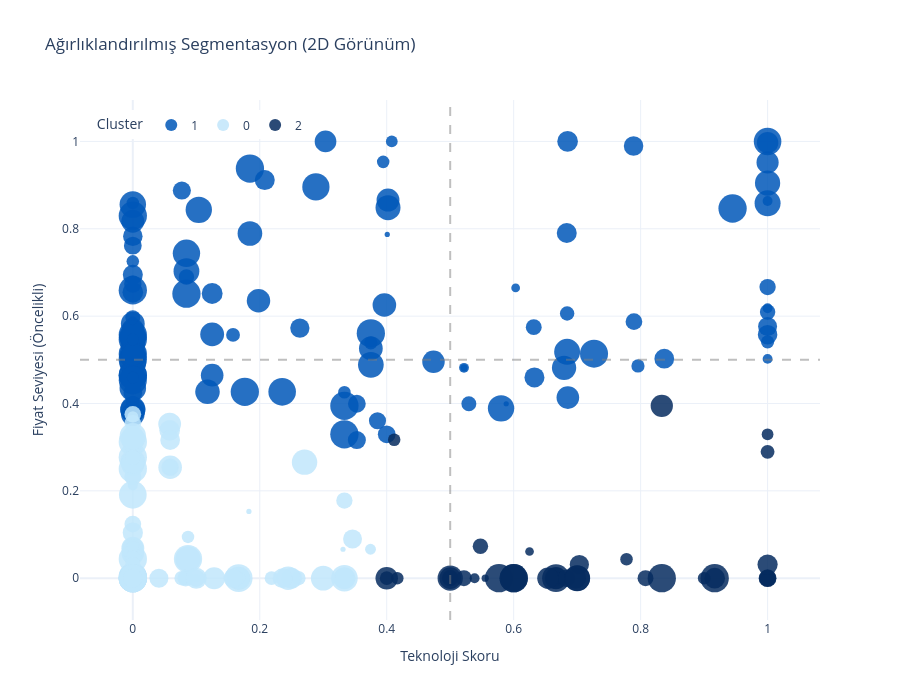

This figure's notebook cell:
### Code cell
fig_2d = px.scatter(
    df_beko_segmentasyon, 
    x='Relative_Feature_Score', 
    y='Scaled_Price',
    size='Scaled_Favorite', 
    color=df_beko_segmentasyon['Cluster_Weighted'].astype(str),
    hover_name='Product_Name',
    title='Ağırlıklandırılmış Segmentasyon (2D Görünüm)',
    labels={
        'Relative_Feature_Score': 'Teknoloji Skoru',
        'Scaled_Price': 'Fiyat Seviyesi (Öncelikli)'
    },
    color_discrete_sequence=BEKO_PALETTE,
    height=700,
    template='plotly_white'
)

# Kadran çizgilerini ekleyelim
fig_2d.add_hline(y=0.5, line_dash="dash", line_color="gray", opacity=0.5)
fig_2d.add_vline(x=0.5, line_dash="dash", line_color="gray", opacity=0.5)

fig_2d.update_traces(marker=dict(opacity=0.85, line=dict(width=0)))
fig_2d.update_layout(legend=dict(title='Cluster', orientation='h', y=0.98, x=0.02))

fig_2d.show()

### Figure 1 — Plotly figure (JSON) as saved in the notebook; plotly's stock layout.template omitted (floating-point values rounded to 4 significant figures; data arrays with more than 128 entries replaced by an {"elided": "..."} marker saying what was removed)
{"data": [{"hovertemplate": "<b>%{hovertext}</b><br><br>color=1<br>Teknoloji Skoru=%{x}<br>Fiyat Seviyesi (Öncelikli)=%{y}<br>Scaled_Favorite=%{marker.size}<extra></extra>", "hovertext": {"elided": "209 str values"}, "legendgroup": "1", "marker": {"color": "#0057B8", "line": {"width": 0}, "opacity": 0.85, "size": {"elided": "209 float values"}, "sizemode": "area", "sizeref": 0.0025, "symbol": "circle"}, "mode": "markers", "name": "1", "orientation": "v", "showlegend": true, "type": "scatter", "x": {"elided": "209 float values"}, "xaxis": "x", "y": {"elided": "209 float values"}, "yaxis": "y"}, {"hovertemplate": "<b>%{hovertext}</b><br><br>color=0<br>Teknoloji Skoru=%{x}<br>Fiyat Seviyesi (Öncelikli)=%{y}<br>Scaled_Favorite=%{marker.size}<extra></extra>", "hovertext": {"elided": "334 str values"}, "legendgroup": "0", "marker": {"color": "#C1E6FB", "line": {"width": 0}, "opacity": 0.85, "size": {"elided": "334 float values"}, "sizemode": "area", "sizeref": 0.0025, "symbol": "circle"}, "mode": "markers", "name": "0", "orientation": "v", "showlegend": true, "type": "scatter", "x": {"elided": "334 float values"}, "xaxis": "x", "y": {"elided": "334 float values"}, "yaxis": "y"}, {"hovertemplate": "<b>%{hovertext}</b><br><br>color=2<br>Teknoloji Skoru=%{x}<br>Fiyat Seviyesi (Öncelikli)=%{y}<br>Scaled_Favorite=%{marker.size}<extra></extra>", "hovertext": ["BSTOC 826 S Set Üstü Ocak", "BSOCD T 601 EG Set Üstü Ocak", "BSOMD D 611EB Set Üstü Ocak", "6650 GG Su Sebili", "6620 GG Su Sebili", "BOCD T 6011 ES Gazlı Cam Tablalı Ocak", "BOCD T 6011 EHB Gazlı Cam Tablalı Ocak", "BOCD T 6011 EB Gazlı Cam Tablalı Ocak", "BOCD T 6011 EHBD Gazlı Cam Tablalı Ocak", "BOCD K 6510 DWY MS Gazlı Cam Tablalı Ocak", "BOCD T 6010 ESR Gazlı Cam Tablalı Ocak", "BOMD D 6110 EID Gazlı Cam Tablalı Ocak", "BDE 6062 MS Duvar Tipi Davlumbaz", "BDE 6062 B1 Duvar Tipi Davlumbaz", "BDE 6062 S1 Duvar Tipi Davlumbaz", "BDE 6064 B1 Duvar Tipi Davlumbaz", "BDE 9062 S1 Duvar Tipi Davlumbaz", "P 41 TG Ankastre Sürgülü Aspiratör", "P 41 TB Ankastre Sürgülü Aspiratör", "BFC 432 B FitFry Fırın", "BFC 431 S Buhar Destekli Fırın", "BMC 2520 B Beyond Serisi Ankastre Mikrodalgalar", "BMC 2520-2 G Ankastre Mikrodalgalar", "31695 NAV Ayaklı Vantilatör", "31645 TVN Tavan Tipi Vantilatör", "31670 AV Ayaklı Vantilatör", "BK RHO 13M Yağlı Radyatör", "BKT 650 E BS 65 lt. Dijital Termosifon", "BKT 800 E BS 77 lt. Dijital Termosifon", "TKM 8961 S Yeni Keyf Türk Kahve Makinesi Türk Kahve Makinesi", "TKM 8961 A Yeni Keyf Türk Kahve Makinesi Türk Kahve Makinesi", "FK 8110 I Öğütücülü Filtre Kahve Makinesi", "CFM 7355 I Filtre Kahve Makinesi", "CaffeExperto® CE5300 CEP 6464 X Yarı Otomatik Espresso Makinesi", "TKM 8961 K Yeni Keyf Türk Kahve Makinesi Türk Kahve Makinesi", "BKK 2170 Türk Kahve Makinesi", "TKM 8961 Z Türk Kahve Makinesi", "CM 5964 W Floral Çay Makinesi", "SE 8034 Semaver", "SE 8036 I Semaver", "BYM 6111 I Buz Makinesi", "CSR 55 B Cam Temizleme Makineleri ve Robotları", "BVT 65 B Halı ve Koltuk Yıkama Makineleri", "Bissell ProHeat 2X Revolution CleanShot Halı ve Koltuk Yıkama Makineleri", "SM 5670 Frozen ve Slush Makinesi", "DM 5644 S CreamMix Dondurma Makinesi", "FR 8284 FitFry® Airfryer & Az Yağlı Fritöz", "FR 8374 Beko FitFry® SteamPro® Airfryer & Az Yağlı Fritöz", "FRA 8494 FitFry® 3in1 Airfryer & Az Yağlı Fritöz", "TM 5046 CB Floral Tost Makinesi", "TMW 5046 R Floral®2in1 & Waffle Makinesi Tost Makinesi", "TM 5046 CW Floral Tost Makinesi", "TMD 8546 C Tost Makinesi", "FRA 5364 S FitFry® XXL Airfryer & Az Yağlı Fritöz", "TM 5046 CR Floral Tost Makinesi", "TM 8046 I Selection® Tost Makinesi", "HS 7033 Botanika Papatya Yağ Terapisi Saç Düzleştirici", "HS 7032 Botanika Lavanta Yağ Terapisi Saç Düzleştirici", "HS 7031 Botanika Biberiye Yağ Terapisi Saç Düzleştirici", "HS 7080 Saç Düzleştirici", "HD 9980 IONICA RED Saç Kurutma Makinesi", "HB 7150 Saç Düzleştirici", "HS 5331 Saç Düzleştirici", "HS 8330 Saç Düzleştirici", "Grundig Elementa Ignis Saç Maşası", "Grundig Elementa Aqua Saç Düzleştirici", "Grundig Elementa Terra Saç Düzleştirici", "HS 7431 Saç Maşası", "HS 7430 Kablosuz Snapstyle Saç Düzleştirici", "HS 6231 Snapstyle Kablosuz Otomatik Sarmalı Saç Maşası", "HB 6450 Snapstyle Kablosuz Saç Düzleştirici", "HS 6481 Saç Düzleştirici", "HS 5630 Saç Düzleştirici", "GRUNDIG HS 6430 Saç Maşası", "HS 7030 Saç Düzleştirici", "HS 8560 Saç Düzleştirici", "HS 5332 Saç Düzleştirici", "HS 8331 Saç Düzleştirici", "HS 6131 Saç Düzleştirici", "HS 6220 Saç Düzleştirici", "Performist® TSZ 5083 Toz Torbasız Süpürge", "UltraForce® 3.0 TSZ 5282 T Toz Torbasız Süpürge", "Robo-X 2.2 VRR 52514 VB Robot Süpürge", "SlimClean® 3.0 VRT 95525 B Şarjlı Dikey Süpürge", "Robo-X RS 2221 Robot Süpürge", "Robo-X 3.1 VRR 82314 VB Robot Süpürge", "Robo-X 2.1 VRR 72314 VB Robot Süpürge", "ActiPress® Expert BEU 8030 D Buharlı Ütü", "ActiPress® Expert BEU 8030 M Buharlı Ütü", "ActiPress® Expert BEU 5024 M Buharlı Ütü", "RHB 5050 R Floral El Blender", "RHB 5050 Floral El Blender", "HBS 8170 CI Starlight® El Blender", "RHB 5050 B Floral El Blender", "RHB 8410 El Blender", "HBS 5410 El Blender", "RHB 5050 W Floral El Blender", "RHB 2410 El Blender", "YM 8242 I Yoğurt &Kefir Makinesi", "KL 8022 I Kettle", "WKM 5522 I Kettle", "BKK 2145 Katı Meyve Sıkacağı", "CM 5964 B Floral Çay Makinesi", "CM 5587 B Çay Makinesi"], "legendgroup": "2", "marker": {"color": "#062B5F", "line": {"width": 0}, "opacity": 0.85, "size": [0.3326, 0.0, 0.3652, 0.0945, 0.0, 0.3806, 0.6221, 0.5651, 0.0, 0.0, 0.0, 0.0, 0.0, 0.0, 0.0, 0.0, 0.0, 0.0, 0.0, 0.1961, 0.0, 0.0, 0.1727, 0.3155, 0.0, 0.9593, 0.0, 0.1961, 0.0, 1.0, 1.0, 0.1961, 0.2183, 0.3492, 0.5337, 0.0, 0.0, 0.06513, 0.0, 0.3806, 0.1221, 0.0, 0.1481, 0.0, 0.1481, 0.0, 0.8437, 0.0, 0.0, 0.2394, 0.0, 0.1221, 0.0, 0.5849, 0.2976, 0.6309, 0.0, 0.0, 0.0, 0.1221, 0.0, 0.0, 0.0, 0.0, 0.0, 0.0, 0.0, 0.0, 0.0, 0.0, 0.0, 0.0, 0.06513, 0.0, 0.06513, 0.0, 0.0, 0.0, 0.0, 0.0, 0.2976, 0.3155, 0.0, 0.0, 0.4636, 0.6221, 0.2394, 1.0, 0.3155, 0.5651, 1.0, 1.0, 0.7976, 0.8155, 0.1961, 0.03373, 0.3955, 0.8036, 0.5115, 0.0, 0.0, 0.0, 0.5444, 0.0], "sizemode": "area", "sizeref": 0.0025, "symbol": "circle"}, "mode": "markers", "name": "2", "orientation": "v", "showlegend": true, "type": "scatter", "x": [1.0, 1.0, 1.0, 0.625, 0.625, 0.6667, 0.6667, 0.6667, 1.0, 0.6667, 0.6667, 1.0, 0.4348, 0.5217, 0.5217, 0.6087, 0.6087, 0.5714, 0.8571, 0.4118, 0.4118, 0.8, 1.0, 1.0, 0.6667, 0.6667, 0.5882, 0.7778, 0.7778, 0.8333, 0.9167, 0.4167, 0.6667, 0.5, 0.9167, 0.4167, 1.0, 0.5552, 0.3986, 0.6833, 0.5, 0.5, 0.5, 1.0, 0.5, 0.5, 0.7, 0.4, 0.8, 0.4, 0.4, 0.5, 0.4, 0.5, 0.5, 0.4, 1.0, 1.0, 1.0, 0.5385, 0.6842, 0.5385, 1.0, 0.8462, 1.0, 1.0, 0.9231, 0.4615, 1.0, 0.6154, 0.7692, 0.7692, 1.0, 0.8462, 1.0, 1.0, 1.0, 1.0, 1.0, 0.9231, 0.5476, 0.5216, 0.5476, 0.8853, 0.7035, 0.8333, 1.0, 0.5769, 0.8077, 0.6538, 0.6001, 0.6001, 0.5, 0.7001, 0.9, 0.9999, 1.0, 0.6001, 1.0, 0.5836, 0.8683, 1.0, 0.6975, 0.7544], "xaxis": "x", "y": [0.0, 0.0, 0.0, 0.06113, 0.0, 0.0, 0.0, 0.0, 0.0, 0.3293, 0.0, 0.0, 0.04374, 0.0, 0.0, 0.0, 0.2408, 0.0, 0.0, 0.3169, 0.3163, 0.3295, 0.3295, 0.0, 0.0, 0.0, 0.0, 0.04335, 0.08861, 0.0, 0.0, 0.0, 0.0, 0.0, 0.0, 0.0, 0.0, 0.0, 0.0, 0.0, 0.0, 0.0, 0.0, 0.3338, 0.0, 0.0, 0.0, 0.0, 0.0, 0.0, 0.0, 0.0, 0.0, 0.0, 0.0, 0.0, 0.0, 0.0, 0.0, 0.0, 0.0, 0.0, 0.0, 0.0, 0.0, 0.0, 0.0, 0.0, 0.0, 0.0, 0.0, 0.0, 0.0, 0.0, 0.0, 0.0, 0.0, 0.0, 0.0, 0.0, 0.07302, 0.0, 0.2893, 0.2657, 0.03119, 0.3947, 0.2893, 0.0, 0.0, 0.0, 0.0, 0.0, 0.0, 0.0, 0.0, 0.0, 0.0, 0.0, 0.03119, 0.0, 0.0, 0.0, 0.0, 0.0], "yaxis": "y"}], "layout": {"height": 700, "legend": {"itemsizing": "constant", "orientation": "h", "title": {"text": "Cluster"}, "tracegroupgap": 0, "x": 0.02, "y": 0.98}, "shapes": [{"line": {"color": "gray", "dash": "dash"}, "opacity": 0.5, "type": "line", "x0": 0, "x1": 1, "xref": "x domain", "y0": 0.5, "y1": 0.5, "yref": "y"}, {"line": {"color": "gray", "dash": "dash"}, "opacity": 0.5, "type": "line", "x0": 0.5, "x1": 0.5, "xref": "x", "y0": 0, "y1": 1, "yref": "y domain"}], "title": {"text": "Ağırlıklandırılmış Segmentasyon (2D Görünüm)"}, "xaxis": {"anchor": "y", "domain": [0, 1], "title": {"text": "Teknoloji Skoru"}}, "yaxis": {"anchor": "x", "domain": [0, 1], "title": {"text": "Fiyat Seviyesi (Öncelikli)"}}}}
